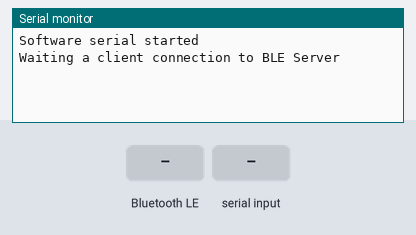
The sketch below on a simulated ESP32. Shown: the last lines printed to the serial monitor. The test bench sets the inputs (shaded band). Nothing arrives over Bluetooth unless stated; a phone connects over Bluetooth LE 3 s after start.

Above: at 1.2 s.
1.3 s: Bluetooth LE write "0" received
4.3 s: "0" received over the second serial link
At 4.7 s:
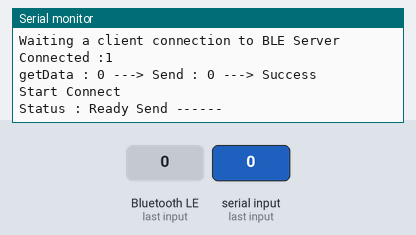
5.8 s: Bluetooth LE write "1" received
At 7.0 s:
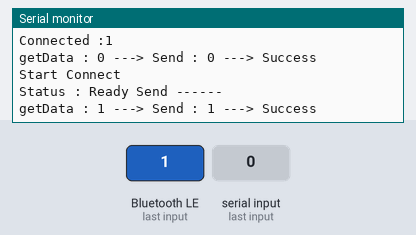

The sketch:

slaveSw.ino
```cpp
#include <BLE2902.h>
#include <BLEDevice.h>
#include <BLEServer.h>
#include <BLEUtils.h>
#include <SoftwareSerial.h>
// BLE Configuration
BLEServer *pServer = NULL;
BLECharacteristic *pCharacteristic = NULL;
bool deviceConnected = false;
bool oldDeviceConnected = false;
int countConnect = 0;
String data;
int statusGetData = 0;
int readySendStatus = 0;
std::string text;

#define SERVICE_UUID "4fafc201-1fb5-459e-8fcc-c5c9c331914b"
#define CHARACTERISTIC_UUID "beb5483e-36e1-4688-b7f5-ea07361b26a8"


// swSerial Configuration
#define D8 (5)
#define D7 (23)
#define RX (3)
#define TX (1)
#define BAUD_RATE 9600
#undef SWAPSERIAL

#ifndef SWAPSERIAL
auto &usbSerial = Serial;
SoftwareSerial swSerial;
#else
SoftwareSerial usbSerial;
auto &swSerial = Serial;
#endif

class MyCallbacks : public BLECharacteristicCallbacks {
  void onWrite(BLECharacteristic *pCharacteristic) {
     text = pCharacteristic->getValue();
  }
};

class MyServerCallbacks : public BLEServerCallbacks {
  void onConnect(BLEServer *pServer) {
    deviceConnected = true;
    countConnect += 1;
    Serial.print("Connected :");
    Serial.println(countConnect);
    BLEDevice::startAdvertising();
  };

  void onDisconnect(BLEServer *pServer) {
    countConnect -= 1;
    Serial.print("Disconnected :");
    Serial.println(countConnect);
    deviceConnected = false;
  }
};

void setup() {
#ifndef SWAPSERIAL
  usbSerial.begin(9600);
  swSerial.begin(BAUD_RATE, SWSERIAL_8N1, D7, D8, false, 95, 11);
#else
  swSerial.begin(9600);
  swSerial.setDebugOutput(false);
  swSerial.swap();
  usbSerial.begin(BAUD_RATE, SWSERIAL_8N1, RX, TX, false, 95);
#endif
  usbSerial.println(PSTR("\nSoftware serial started"));

  // Create the BLE Device
  BLEDevice::init("ESP32");
  // Create the BLE Server
  pServer = BLEDevice::createServer();
  pServer->setCallbacks(new MyServerCallbacks());
  // Create the BLE Service
  BLEService *pService = pServer->createService(SERVICE_UUID);

  // Create a BLE Characteristic
  pCharacteristic = pService->createCharacteristic(
                      CHARACTERISTIC_UUID,
                      BLECharacteristic::PROPERTY_READ   |
                      BLECharacteristic::PROPERTY_WRITE  |
                      BLECharacteristic::PROPERTY_NOTIFY |
                      BLECharacteristic::PROPERTY_INDICATE
                    );

  // Create a BLE Descriptor
  pCharacteristic->addDescriptor(new BLE2902());
  // Create a Callbacks
  pCharacteristic->setCallbacks(new MyCallbacks());
  // Start the service
  pService->start();

  // Start advertising
  BLEAdvertising *pAdvertising = BLEDevice::getAdvertising();
  pAdvertising->addServiceUUID(SERVICE_UUID);
  pAdvertising->setScanResponse(false);
  pAdvertising->setMinPreferred(0x0);  // set value to 0x00 to not advertise this parameter
  BLEDevice::startAdvertising();
  Serial.println("Waiting a client connection to BLE Server");
}

void loop() {
  if (deviceConnected) {
if (text.length() > 0 && readySendStatus == 0) {
        Serial.print("getData : ");
        for (int i = 0; i < text.length(); i++){
            Serial.print(text[i]);
            swSerial.write(text[i]);
        }
        Serial.print(" ---> Send : ");
        Serial.print(text.c_str());
        text = "";
        Serial.print(" ---> Success");
        Serial.println("");
        readySendStatus = 1;
      }
  }
  while(swSerial.available() > 0 && readySendStatus == 1){
      char inChar = swSerial.read();
      if(inChar == '0'){
        readySendStatus = 0;
        Serial.println("Status : Ready Send ------ ");
      }
  }
  if (!deviceConnected && oldDeviceConnected) {
    delay(200); // give the bluetooth stack the chance to get things ready
    pServer->startAdvertising(); // restart advertising
    Serial.println("Start advertising");
    oldDeviceConnected = deviceConnected;
  }
  // connecting
  if (deviceConnected && !oldDeviceConnected) {
    Serial.println("Start Connect");
    oldDeviceConnected = deviceConnected;
  }
}
```

Measured:
- after the input at 4.3 s, the serial monitor: prints a new line at once (image 1)
- after the input at 5.8 s, the serial monitor: prints a new line at once (image 2)
